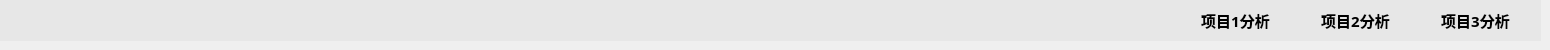
    <widget class="QWidget" name="tab_5">
     <attribute name="icon">
      <iconset>
       <normaloff>icon/social_round_feedly_128px_1196629_easyicon.net.ico</normaloff>icon/social_round_feedly_128px_1196629_easyicon.net.ico</iconset>
     </attribute>
     <attribute name="title">
      <string>分析</string>
     </attribute>
     <widget class="QLabel" name="label_48">
      <property name="geometry">
       <rect>
        <x>0</x>
        <y>0</y>
        <width>1541</width>
        <height>41</height>
       </rect>
      </property>
      <property name="styleSheet">
       <string notr="true">background-color: rgb(220,220,220,100);</string>
      </property>
      <property name="text">
       <string/>
      </property>
     </widget>
     <widget class="QPushButton" name="pushButton_8">
      <property name="geometry">
       <rect>
        <x>1300</x>
        <y>0</y>
        <width>111</width>
        <height>41</height>
       </rect>
      </property>
      <property name="font">
       <font>
        <family>幼圆</family>
        <pointsize>11</pointsize>
        <weight>75</weight>
        <bold>true</bold>
       </font>
      </property>
      <property name="text">
       <string>项目2分析</string>
      </property>
      <property name="flat">
       <bool>true</bool>
      </property>
     </widget>
     <widget class="QPushButton" name="pushButton_9">
      <property name="geometry">
       <rect>
        <x>1420</x>
        <y>0</y>
        <width>111</width>
        <height>41</height>
       </rect>
      </property>
      <property name="font">
       <font>
        <family>幼圆</family>
        <pointsize>11</pointsize>
        <weight>75</weight>
        <bold>true</bold>
       </font>
      </property>
      <property name="text">
       <string>项目3分析</string>
      </property>
      <property name="flat">
       <bool>true</bool>
      </property>
     </widget>
     <widget class="QPushButton" name="pushButton_11">
      <property name="geometry">
       <rect>
        <x>1180</x>
        <y>0</y>
        <width>111</width>
        <height>41</height>
       </rect>
      </property>
      <property name="font">
       <font>
        <family>幼圆</family>
        <pointsize>11</pointsize>
        <weight>75</weight>
        <bold>true</bold>
       </font>
      </property>
      <property name="text">
       <string>项目1分析</string>
      </property>
      <property name="flat">
       <bool>true</bool>
      </property>
     </widget>
    </widget>
